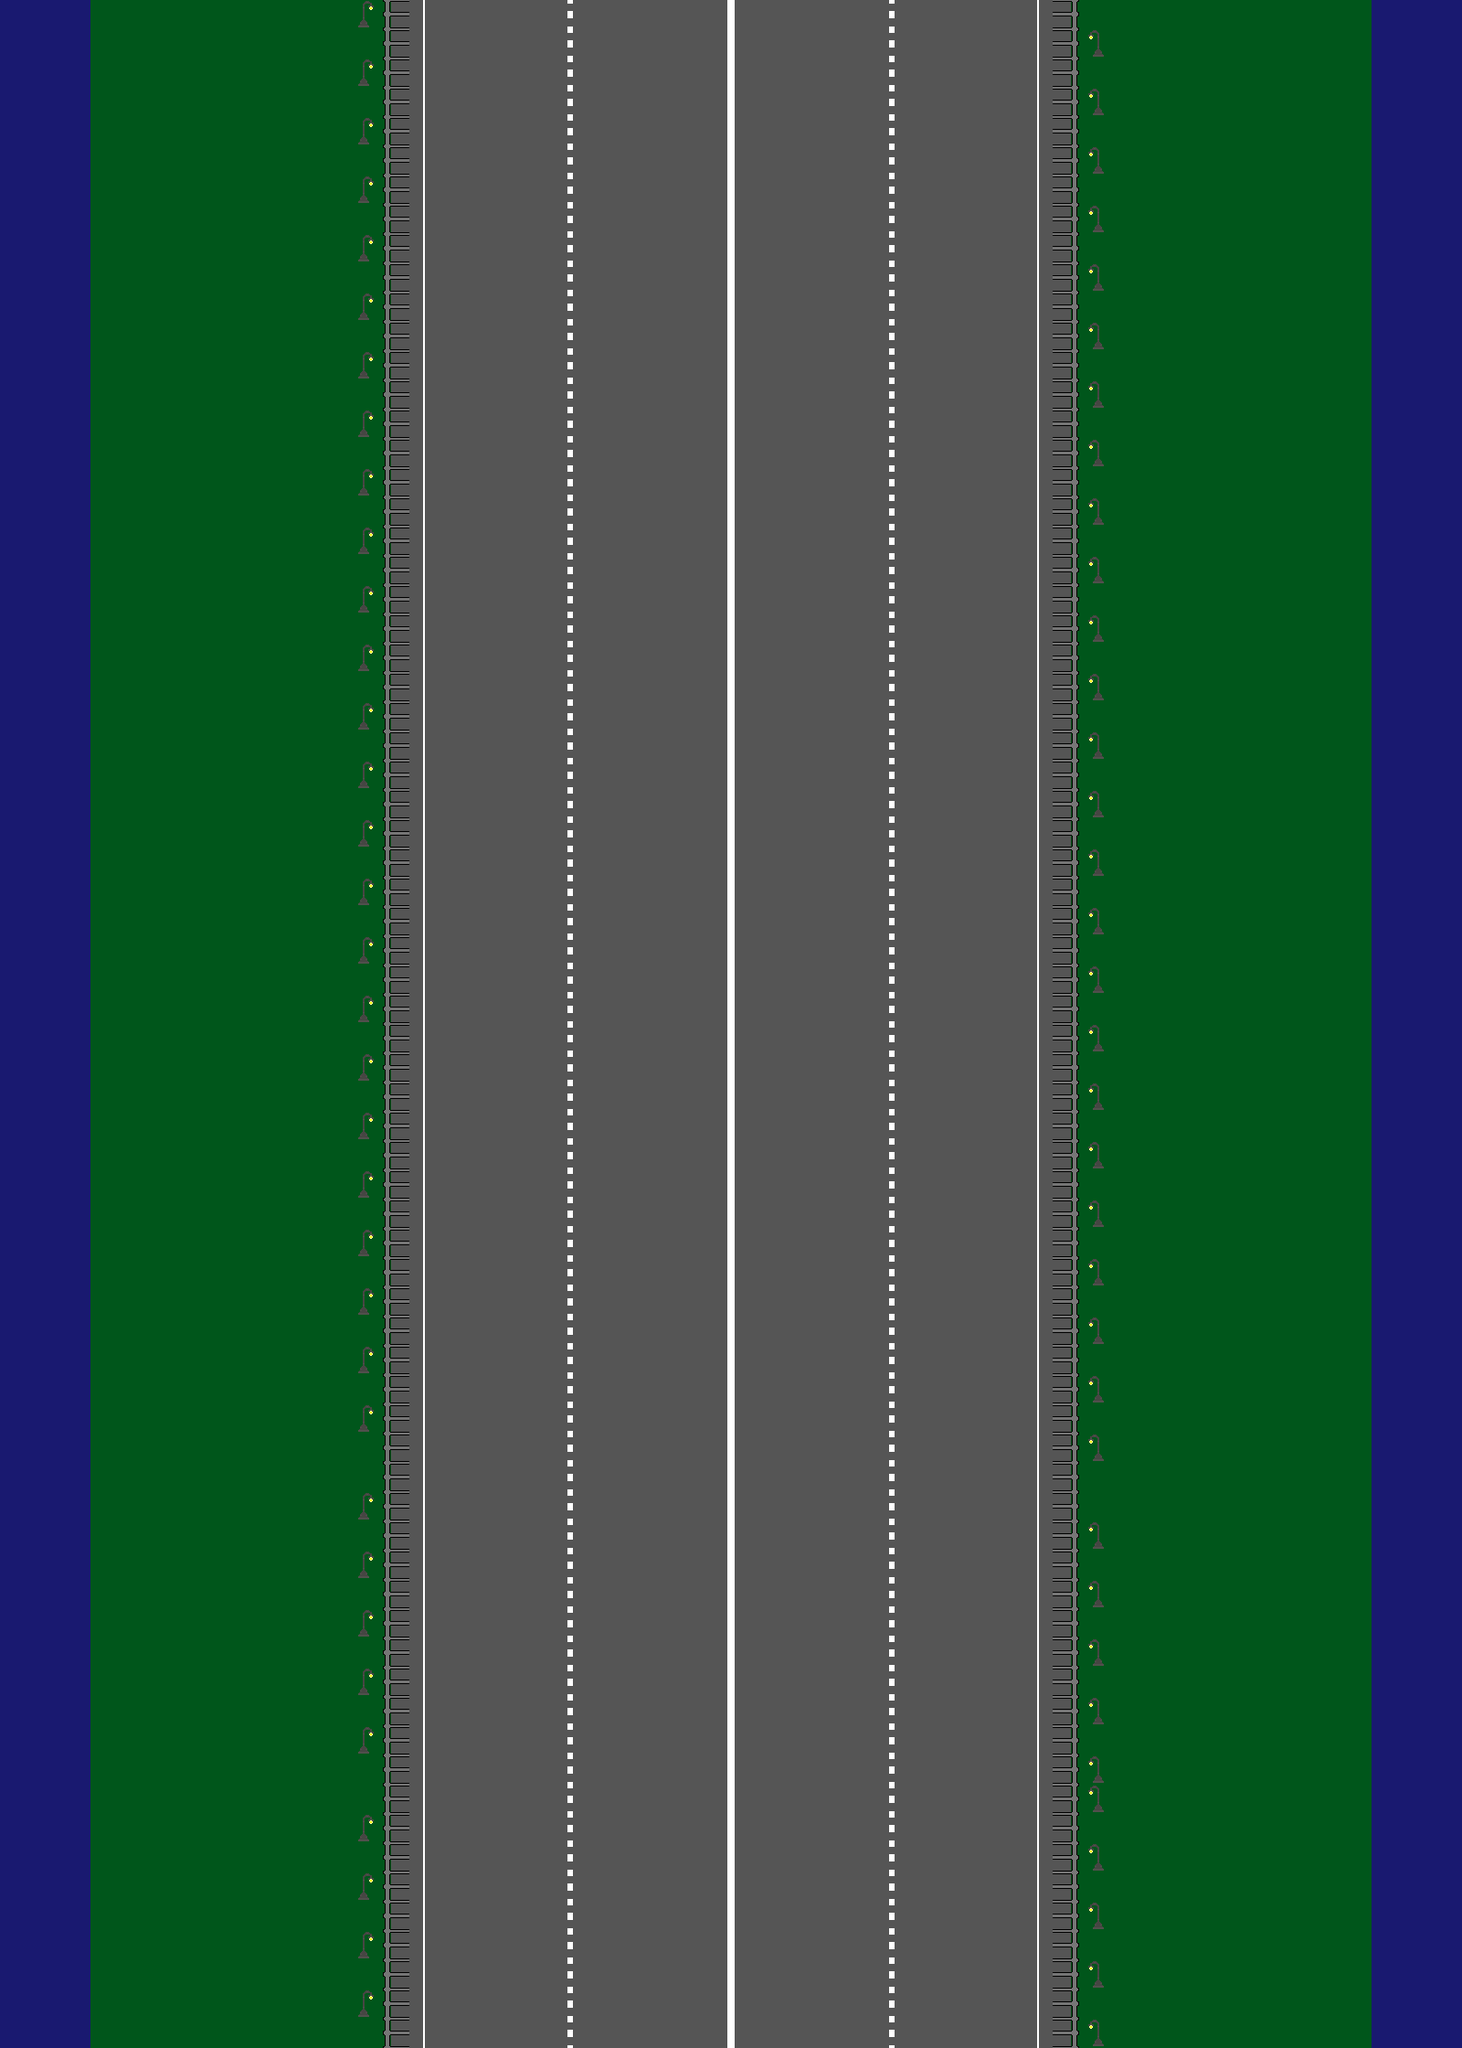

Below is a game level as drawn by its tile map, then a one-line description and the .tmx that defines it (tile-layer data replaced by summaries):
An orthogonal 50x70 tile map with 32x32 px tiles, 1 tile layer (Calque de Tuiles 1), 4 tilesets.

<map version="1.9" tiledversion="1.9.2" orientation="orthogonal" renderorder="right-down" width="50" height="70" tilewidth="32" tileheight="32" infinite="0" nextlayerid="2" nextobjectid="1">
 <tileset firstgid="1" name="Decor" tilewidth="32" tileheight="32" tilecount="9" columns="3">
  <image source="Decor.png" width="96" height="96" />
 </tileset>
 <tileset firstgid="10" name="Barrieres" tilewidth="32" tileheight="32" tilecount="4" columns="2">
  <image source="Barrieres.png" width="64" height="64" />
 </tileset>
 <tileset firstgid="14" name="Route" tilewidth="32" tileheight="32" tilecount="6" columns="2">
  <image source="Route.png" width="64" height="96" />
 </tileset>
 <tileset firstgid="20" name="Lampadaires" tilewidth="32" tileheight="32" tilecount="4" columns="2">
  <image source="Lampadaires.png" width="64" height="64" />
 </tileset>
 <layer id="1" name="Calque de Tuiles 1" width="50" height="70">
  <data>[3500 cells, 3500 non-empty, 13 distinct tile ids]</data>
 </layer>
</map>
